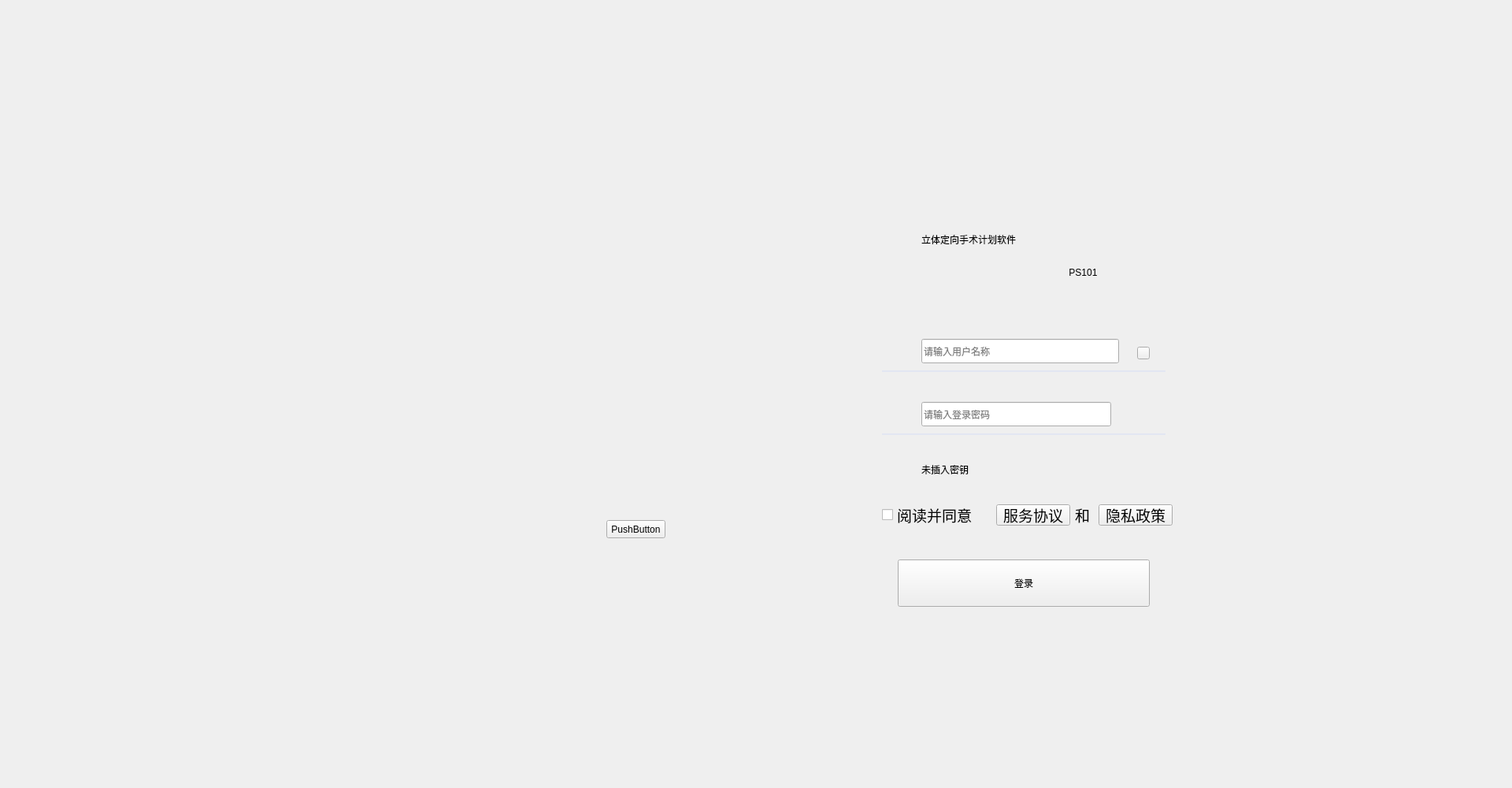
<?xml version="1.0" encoding="UTF-8"?>
<ui version="4.0">
 <class>qSlicerLoginModuleWidget</class>
 <widget class="QWidget" name="qSlicerLoginModuleWidget">
  <property name="geometry">
   <rect>
    <x>0</x>
    <y>0</y>
    <width>1920</width>
    <height>1000</height>
   </rect>
  </property>
  <property name="minimumSize">
   <size>
    <width>1920</width>
    <height>1000</height>
   </size>
  </property>
  <property name="windowTitle">
   <string>Form</string>
  </property>
  <property name="layoutDirection">
   <enum>Qt::RightToLeft</enum>
  </property>
  <property name="autoFillBackground">
   <bool>true</bool>
  </property>
  <widget class="QPushButton" name="btn_OK">
   <property name="geometry">
    <rect>
     <x>1140</x>
     <y>710</y>
     <width>320</width>
     <height>60</height>
    </rect>
   </property>
   <property name="text">
    <string>登录</string>
   </property>
  </widget>
  <widget class="QLineEdit" name="lineEdit_PASSWORD">
   <property name="geometry">
    <rect>
     <x>1170</x>
     <y>510</y>
     <width>241</width>
     <height>31</height>
    </rect>
   </property>
   <property name="text">
    <string/>
   </property>
   <property name="placeholderText">
    <string>请输入登录密码</string>
   </property>
  </widget>
  <widget class="QLineEdit" name="lineEdit_USER">
   <property name="geometry">
    <rect>
     <x>1170</x>
     <y>430</y>
     <width>251</width>
     <height>31</height>
    </rect>
   </property>
   <property name="sizePolicy">
    <sizepolicy hsizetype="Fixed" vsizetype="Fixed">
     <horstretch>0</horstretch>
     <verstretch>0</verstretch>
    </sizepolicy>
   </property>
   <property name="text">
    <string/>
   </property>
   <property name="frame">
    <bool>true</bool>
   </property>
   <property name="placeholderText">
    <string>请输入用户名称</string>
   </property>
  </widget>
  <widget class="QPushButton" name="btn_CLOSE">
   <property name="geometry">
    <rect>
     <x>1627</x>
     <y>180</y>
     <width>26</width>
     <height>26</height>
    </rect>
   </property>
   <property name="sizePolicy">
    <sizepolicy hsizetype="Fixed" vsizetype="Fixed">
     <horstretch>0</horstretch>
     <verstretch>0</verstretch>
    </sizepolicy>
   </property>
   <property name="styleSheet">
    <string notr="true"/>
   </property>
   <property name="text">
    <string/>
   </property>
   <property name="flat">
    <bool>true</bool>
   </property>
  </widget>
  <widget class="QLabel" name="lblUser">
   <property name="geometry">
    <rect>
     <x>1120</x>
     <y>430</y>
     <width>36</width>
     <height>36</height>
    </rect>
   </property>
   <property name="text">
    <string/>
   </property>
  </widget>
  <widget class="QLabel" name="lblPassword">
   <property name="geometry">
    <rect>
     <x>1120</x>
     <y>500</y>
     <width>36</width>
     <height>36</height>
    </rect>
   </property>
   <property name="text">
    <string/>
   </property>
  </widget>
  <widget class="QLabel" name="label_3">
   <property name="geometry">
    <rect>
     <x>1120</x>
     <y>470</y>
     <width>360</width>
     <height>2</height>
    </rect>
   </property>
   <property name="styleSheet">
    <string notr="true">background-color:#E2E6F2;</string>
   </property>
   <property name="text">
    <string/>
   </property>
  </widget>
  <widget class="QLabel" name="label_4">
   <property name="geometry">
    <rect>
     <x>1120</x>
     <y>550</y>
     <width>360</width>
     <height>2</height>
    </rect>
   </property>
   <property name="styleSheet">
    <string notr="true">background-color:#E2E6F2;</string>
   </property>
   <property name="text">
    <string/>
   </property>
  </widget>
  <widget class="QLabel" name="lblInsertUsbkeyIcon">
   <property name="geometry">
    <rect>
     <x>1125</x>
     <y>580</y>
     <width>26</width>
     <height>26</height>
    </rect>
   </property>
   <property name="text">
    <string/>
   </property>
  </widget>
  <widget class="QLabel" name="labelInsertUsbkey">
   <property name="geometry">
    <rect>
     <x>1170</x>
     <y>580</y>
     <width>140</width>
     <height>31</height>
    </rect>
   </property>
   <property name="text">
    <string>未插入密钥</string>
   </property>
  </widget>
  <widget class="QPushButton" name="btnHistoryName">
   <property name="geometry">
    <rect>
     <x>1444</x>
     <y>440</y>
     <width>16</width>
     <height>16</height>
    </rect>
   </property>
   <property name="text">
    <string/>
   </property>
   <property name="checkable">
    <bool>true</bool>
   </property>
  </widget>
  <widget class="QCheckBox" name="checkUserAgreement">
   <property name="enabled">
    <bool>true</bool>
   </property>
   <property name="geometry">
    <rect>
     <x>1120</x>
     <y>640</y>
     <width>171</width>
     <height>26</height>
    </rect>
   </property>
   <property name="sizePolicy">
    <sizepolicy hsizetype="Expanding" vsizetype="Expanding">
     <horstretch>0</horstretch>
     <verstretch>0</verstretch>
    </sizepolicy>
   </property>
   <property name="font">
    <font>
     <pointsize>14</pointsize>
    </font>
   </property>
   <property name="layoutDirection">
    <enum>Qt::LeftToRight</enum>
   </property>
   <property name="text">
    <string>阅读并同意</string>
   </property>
   <property name="iconSize">
    <size>
     <width>26</width>
     <height>26</height>
    </size>
   </property>
  </widget>
  <widget class="QPushButton" name="btnUserAgreement">
   <property name="geometry">
    <rect>
     <x>1265</x>
     <y>640</y>
     <width>94</width>
     <height>27</height>
    </rect>
   </property>
   <property name="sizePolicy">
    <sizepolicy hsizetype="Expanding" vsizetype="Expanding">
     <horstretch>0</horstretch>
     <verstretch>0</verstretch>
    </sizepolicy>
   </property>
   <property name="font">
    <font>
     <pointsize>14</pointsize>
    </font>
   </property>
   <property name="text">
    <string>服务协议</string>
   </property>
  </widget>
  <widget class="QLabel" name="label_5">
   <property name="geometry">
    <rect>
     <x>1365</x>
     <y>640</y>
     <width>24</width>
     <height>26</height>
    </rect>
   </property>
   <property name="sizePolicy">
    <sizepolicy hsizetype="Expanding" vsizetype="Expanding">
     <horstretch>0</horstretch>
     <verstretch>0</verstretch>
    </sizepolicy>
   </property>
   <property name="font">
    <font>
     <pointsize>14</pointsize>
    </font>
   </property>
   <property name="text">
    <string>和</string>
   </property>
  </widget>
  <widget class="QPushButton" name="btnPrivacyPolicy">
   <property name="geometry">
    <rect>
     <x>1395</x>
     <y>640</y>
     <width>94</width>
     <height>27</height>
    </rect>
   </property>
   <property name="sizePolicy">
    <sizepolicy hsizetype="Expanding" vsizetype="Expanding">
     <horstretch>0</horstretch>
     <verstretch>0</verstretch>
    </sizepolicy>
   </property>
   <property name="font">
    <font>
     <pointsize>14</pointsize>
    </font>
   </property>
   <property name="cursor">
    <cursorShape>PointingHandCursor</cursorShape>
   </property>
   <property name="text">
    <string>隐私政策</string>
   </property>
  </widget>
  <widget class="QLabel" name="lblSoftwareName">
   <property name="geometry">
    <rect>
     <x>1170</x>
     <y>248</y>
     <width>451</width>
     <height>111</height>
    </rect>
   </property>
   <property name="text">
    <string>立体定向手术计划软件</string>
   </property>
  </widget>
  <widget class="QLabel" name="lblLogo">
   <property name="geometry">
    <rect>
     <x>1080</x>
     <y>270</y>
     <width>72</width>
     <height>72</height>
    </rect>
   </property>
   <property name="text">
    <string/>
   </property>
  </widget>
  <widget class="QLabel" name="lblBG">
   <property name="geometry">
    <rect>
     <x>0</x>
     <y>0</y>
     <width>471</width>
     <height>471</height>
    </rect>
   </property>
   <property name="text">
    <string/>
   </property>
  </widget>
  <widget class="QPushButton" name="pushButton_2">
   <property name="geometry">
    <rect>
     <x>770</x>
     <y>660</y>
     <width>75</width>
     <height>23</height>
    </rect>
   </property>
   <property name="text">
    <string>PushButton</string>
   </property>
  </widget>
  <widget class="QLabel" name="label">
   <property name="geometry">
    <rect>
     <x>0</x>
     <y>0</y>
     <width>1920</width>
     <height>1080</height>
    </rect>
   </property>
   <property name="minimumSize">
    <size>
     <width>1920</width>
     <height>1080</height>
    </size>
   </property>
   <property name="layoutDirection">
    <enum>Qt::LeftToRight</enum>
   </property>
   <property name="styleSheet">
    <string notr="true"/>
   </property>
   <property name="lineWidth">
    <number>0</number>
   </property>
   <property name="text">
    <string/>
   </property>
   <property name="indent">
    <number>0</number>
   </property>
  </widget>
  <widget class="QLabel" name="label_6">
   <property name="geometry">
    <rect>
     <x>1170</x>
     <y>330</y>
     <width>411</width>
     <height>31</height>
    </rect>
   </property>
   <property name="styleSheet">
    <string notr="true">color: rgb(0, 0, 0);</string>
   </property>
   <property name="text">
    <string>PS101</string>
   </property>
   <property name="alignment">
    <set>Qt::AlignCenter</set>
   </property>
  </widget>
  <zorder>label</zorder>
  <zorder>lblBG</zorder>
  <zorder>btn_OK</zorder>
  <zorder>lineEdit_PASSWORD</zorder>
  <zorder>lineEdit_USER</zorder>
  <zorder>btn_CLOSE</zorder>
  <zorder>lblUser</zorder>
  <zorder>lblPassword</zorder>
  <zorder>label_3</zorder>
  <zorder>label_4</zorder>
  <zorder>lblInsertUsbkeyIcon</zorder>
  <zorder>labelInsertUsbkey</zorder>
  <zorder>btnHistoryName</zorder>
  <zorder>checkUserAgreement</zorder>
  <zorder>btnUserAgreement</zorder>
  <zorder>label_5</zorder>
  <zorder>btnPrivacyPolicy</zorder>
  <zorder>lblSoftwareName</zorder>
  <zorder>lblLogo</zorder>
  <zorder>pushButton_2</zorder>
  <zorder>label_6</zorder>
 </widget>
 <resources/>
 <connections/>
</ui>
